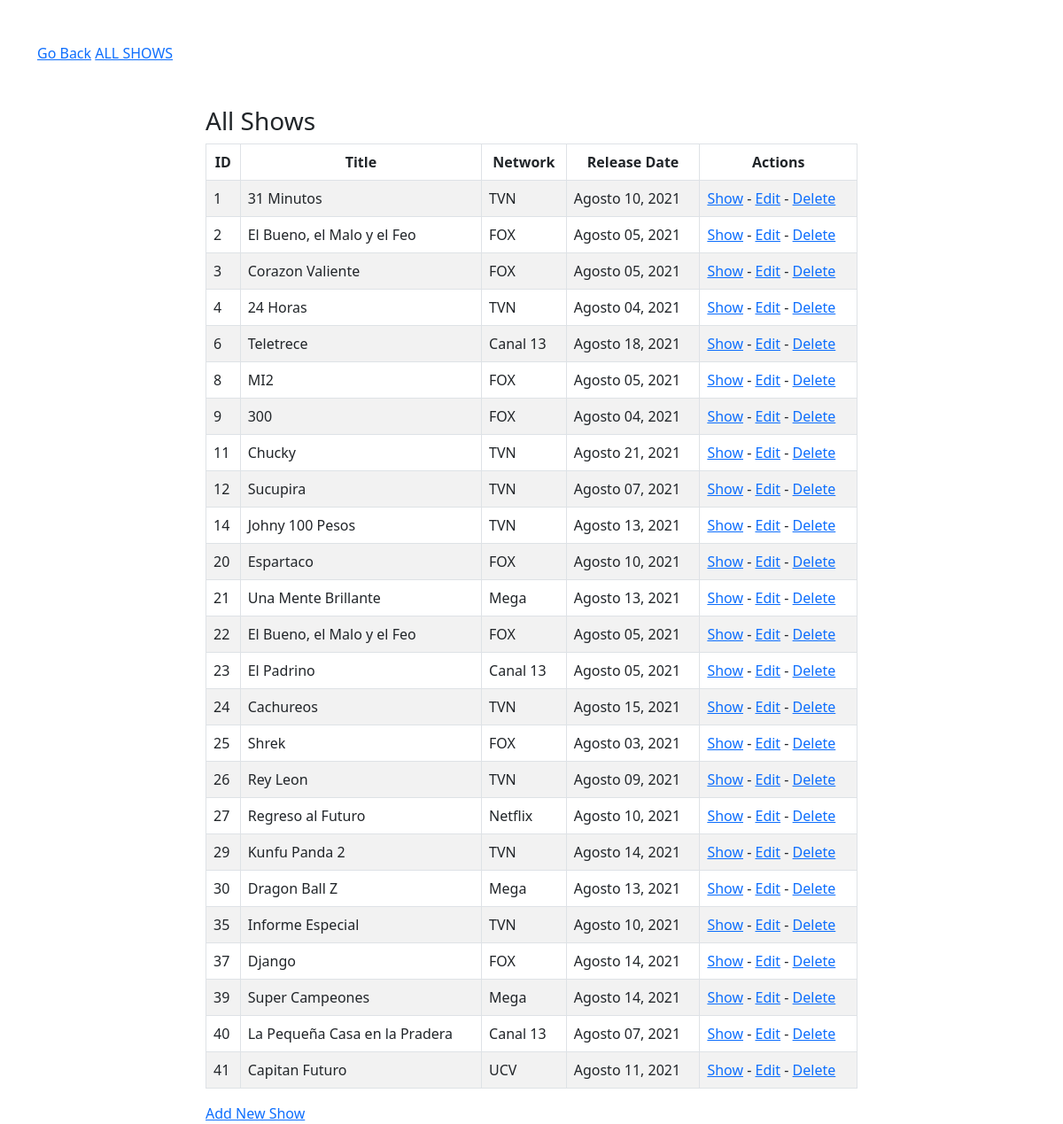
The app's page /shows, older data.
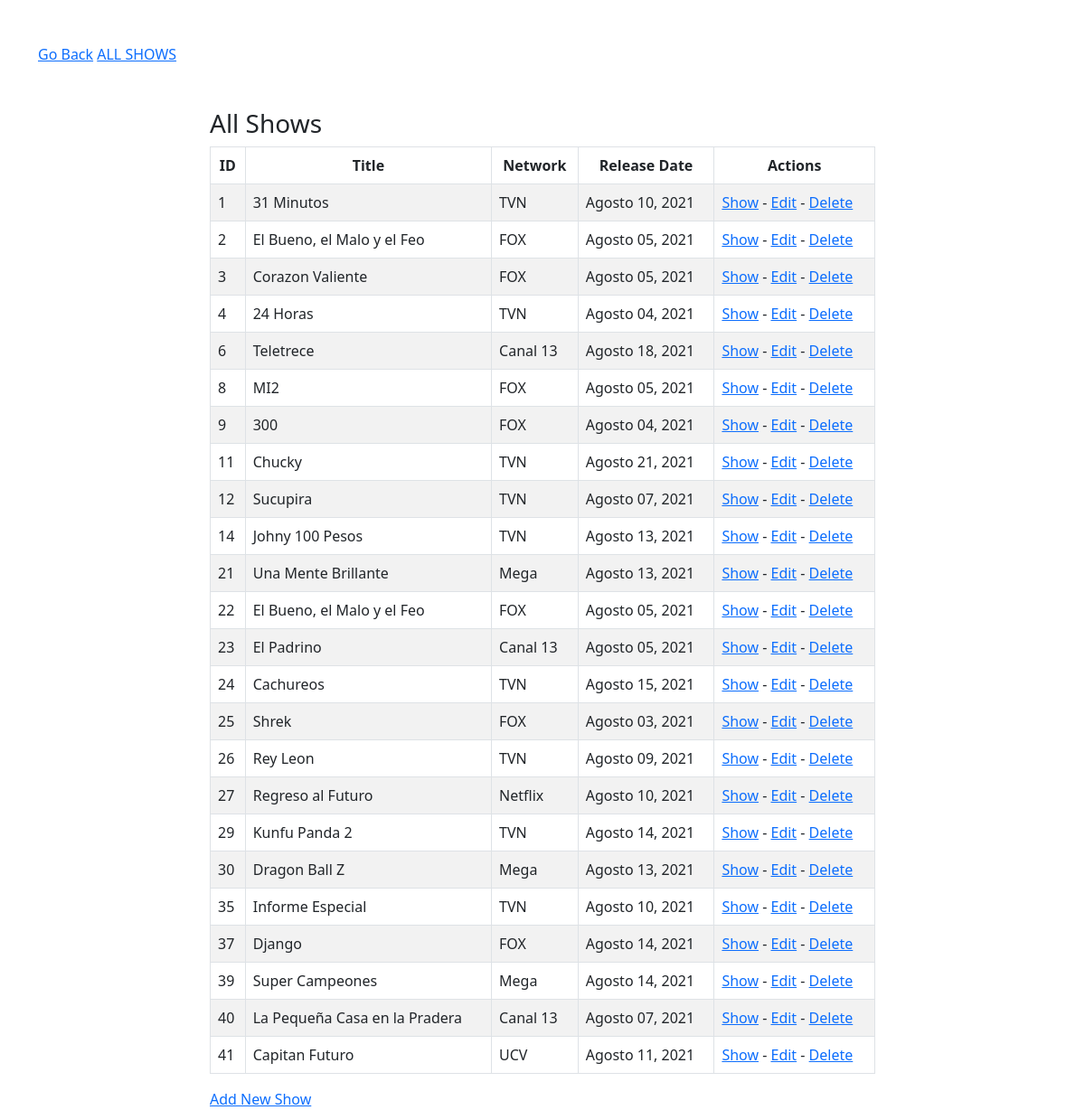
The same page, newer data.
### app/models.py (models this page shows, shortened)
class Show(models.Model):
    title = models.CharField(max_length=200)
    network = models.CharField(max_length=80)
    release_date = models.DateField()
    description = models.CharField(max_length=300)
    created_at = models.DateTimeField(auto_now_add=True)
    updated_at = models.DateTimeField(auto_now=True)
    objects = ShowManager()

### app/views.py (the view)
# urls.py: path('shows', views.shows),
def shows(request):
    context = {
        'programas_tv' : Show.objects.all(),
    }
    return render(request, 'shows.html', context)

### app/templates/shows.html (shortened to what this page needs)
{% extends "base.html" %}
{% block contenido %}
    <div class='row'>
        <div class='col-sm-12 col-lg-8 offset-lg-2'>
            <h3>All Shows</h3>
            <table class ="table table-striped table-bordered table-hover">
                <thead>
                    <tr class="text-center">
                        <th>ID</th>
                        <th>Title</th>
                        <th>Network</th>
                        <th>Release Date</th>
                        <th>Actions</th>
                    </tr>
                </thead>
                <tbody>
                        {% for tvs in programas_tv %}
                        <tr>
                            <td>{{tvs.id}}</td>
                            <td>{{tvs.title}}</td>
                            <td>{{tvs.network}}</td>
                            <td>{{tvs.release_date|date:"F d, Y"}}</td>
                            <td><a href="/shows/{{tvs.id}}">Show</a> - <a href="shows/{{tvs.id}}/edit">Edit</a> - <a href="shows/{{tvs.id}}/destroy">Delete</a></td>
                        </tr>
                        {% endfor %}
                </tbody>
                </table>
                <a href="/shows/new" >Add New Show</a>
        </div>
{% endblock %}

Row changes from the older to the newer data that the page shows:
removed Show: id "20", title "Espartaco", network "FOX", release_date "Agosto 10, 2021"
